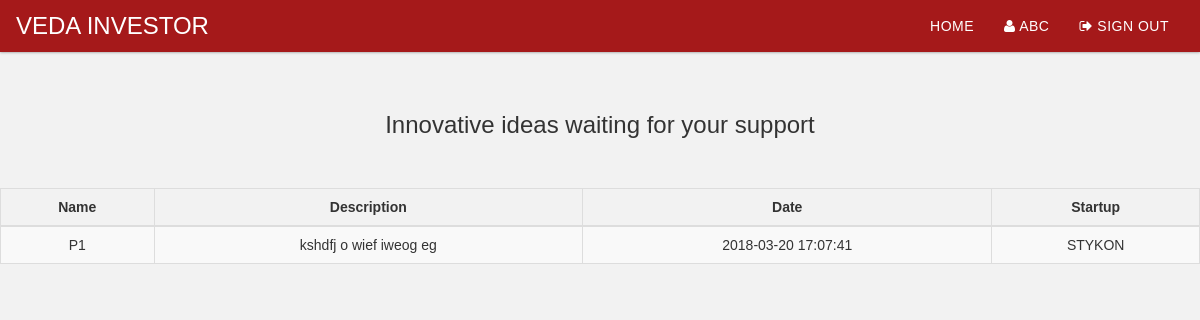
The page /nh/investor/viewfundingideas.php (signed in) on the database its author committed.
### tables this page shows
CREATE TABLE `investor_details` (
  `id` int(11) NOT NULL,
  `company_email` varchar(100) NOT NULL,
  `company_name` varchar(50) NOT NULL,
  `company_address` varchar(500) NOT NULL,
  `date` datetime NOT NULL,
  `since` varchar(10) NOT NULL,
  `about` text NOT NULL,
  `website` varchar(100) NOT NULL,
  `incorporation_no` varchar(100) NOT NULL,
  `password` varchar(200) NOT NULL,
  `valid` tinyint(1) NOT NULL,
  `vercode` varchar(10) NOT NULL,
  `phone` varchar(20) NOT NULL
);

CREATE TABLE `request_funding_details` (
  `id` int(11) NOT NULL,
  `name` varchar(50) NOT NULL,
  `about` text NOT NULL,
  `date` datetime NOT NULL,
  `startup` int(11) NOT NULL,
  `user_id` varchar(100) NOT NULL
);

CREATE TABLE `startup_details` (
  `id` int(11) NOT NULL,
  `name` varchar(50) NOT NULL,
  `address` text NOT NULL,
  `phone` varchar(50) NOT NULL,
  `website` varchar(100) NOT NULL,
  `incorporation_no` varchar(200) NOT NULL,
  `user_id` varchar(100) NOT NULL,
  `date` datetime NOT NULL,
  `city` int(11) NOT NULL,
  `type` int(11) NOT NULL,
  `email` varchar(50) NOT NULL,
  `representative` varchar(50) NOT NULL
);

### nh/investor/in_checkuser.php (called while the page is built, shortened)
<?php
if(isset($_SESSION["in_useremailgov"]))
	$loggedin=true;
?>

### nh/investor/viewfundingideas.php (the view, shortened to what this page needs)
<?php
require "stableconnect.php";
require "beginit.php";
?>
<br>
<center>
	<h3>Innovative ideas waiting for your support</h3></center>
<br><br>
<center>
	 <div id="tablediv">
        <table class="table table-bordered table-striped "id="t01">
		      <thead>
					<th> Name</th>
					<th> Description</th>
					<th> Date</th>
				  <th> Startup</th>
				  </thead>
				  <tbody>
						<?php
						$sql_query0="SELECT * FROM request_funding_details order by (id) desc";
	      $result0=mysqli_query($conn,$sql_query0);
	   while($row0=mysqli_fetch_assoc($result0))
		 {
			 $sql_query1="SELECT * FROM startup_details where id='".$row0['startup']."'";
	 $result1=mysqli_query($conn,$sql_query1);
	 $row1=mysqli_fetch_assoc($result1);
  ?>
				<tr>
				  <td><?php echo $row0['name'];?></td>
					<td><?php echo $row0['about'];?></td>
					<td><?php echo $row0['date'];?></td>
					<td><?php echo $row1['name'];?></td>
				  </tr><?php
			}
	?></tbody>
        </table>
    </div></center>
</body>
</html>

### nh/investor/beginit.php (shortened to what this page needs)
<?php
require "in_checkuser.php";
require "firstfile.php";
if($loggedin)
{
$company_email=$_SESSION["in_useremailgov"];
$s12="SELECT * FROM investor_details WHERE company_email='$company_email'";
$row=mysqli_fetch_assoc(mysqli_query($conn,$s12));
$name=$row["company_name"];
}
?>
   <nav class="navbar navbar-custom" id="navigation">
 <div class="container-fluid">
   <div class="navbar-header">
     <a class="navbar-brand" id="main-lnk" href="index.php">VEDA INVESTOR</a>
   </div>
   <div class="navbar-collapse collapse" id="myNavbar">
     <ul class="nav navbar-nav navbar-right">
 <?php
	   if($loggedin)
	   {
		   ?>
       <li><a id="hhome" class="hlinks" href="index.php">Home</a></li>
       <li><a id="hlinks"  class="hlinks" href="in_portfolio/show_portfolio.php?id=<?php echo $company_email;?>"  title="My Portfolio"><span class="fa fa-user"></span> <?php echo $name;?></a></li>
     <li><a id="hlinks" class="hlinks" href="in_signout.php"><span class="fa fa-sign-out"></span> Sign Out</a></li>
		   <?php
	   }
	   else
	   {
       ?>
   <li><a id="hsignin" class="hlinks" href="in_signin.php"><span class="fa fa-sign-in"></span> Sign In</a></li>
       <li><a id="hsignup" class="hlinks" href="in_signup.php"><span class="fa fa-user"></span> Sign Up</a></li>
	   <?php } ?> </ul>
   </div>
 </div>
</nav>

### nh/css/main.css (style rules this page uses)
body { margin:0; font-family:Arial; background:#f2f2f2; }
.hlinks,.hlinks:visited { color:white !important; letter-spacing:.5px; text-transform:uppercase; font-size:14px; background: none !important; }
#main-lnk { font-size:24px; color:white; }
#navigation { background-color:#a5191a; border-radius:0px; transition:.5s all; box-shadow:0px 0px 3px grey; }
th,td { text-align:center; }

### rows shown on the page
investor_details: company_name "ABC"
request_funding_details: name "P1", about "kshdfj o wief iweog eg", date "2018-03-20 17:07:41", startup_details.name "STYKON"
